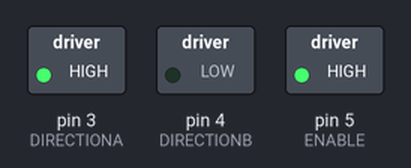
Bench run of a sketch on a simulated Arduino Uno, built with avr-gcc and run on an emulated ATmega328P. On the bench: switched loads named in the sketch (green lamp = pin HIGH).

Above: at 1.0 s.
At 3.0 s:
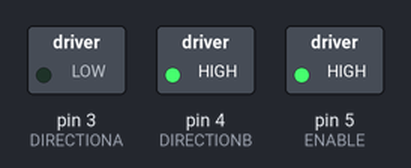
Timing chart, 0 to 4.6 s (numbered marks = the images above):
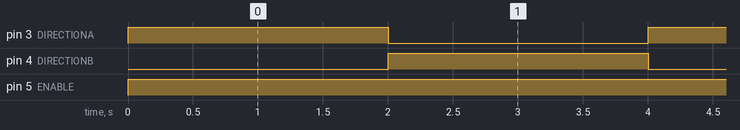

The sketch:

learning_dc_motors_ino.ino
```cpp
#define ENABLE 5 // pin that the motor to turn on with insensity
#define DIRECTIONA 3
#define DIRECTIONB 4


void setup() {
  // put your setup code here, to run once:
  pinMode (ENABLE, OUTPUT);
  pinMode(DIRECTIONA,OUTPUT);
  pinMode(DIRECTIONB,OUTPUT);

}

void loop() {
  // put your main code here, to run repeatedly:
  digitalWrite(ENABLE,HIGH);
  digitalWrite(DIRECTIONA,HIGH);
  digitalWrite(DIRECTIONB,LOW);
  delay(2000);
  digitalWrite(ENABLE,HIGH);
  digitalWrite(DIRECTIONA,LOW);
  digitalWrite(DIRECTIONB,HIGH);
  delay(2000);
}
```

Measured:
- by itself, pin 3 (DIRECTIONA), pin 4 (DIRECTIONB): alternates HIGH for 2.0 s and LOW for 2.0 s
- by itself, pin 5 (ENABLE): LOW → HIGH at 0.00 s
